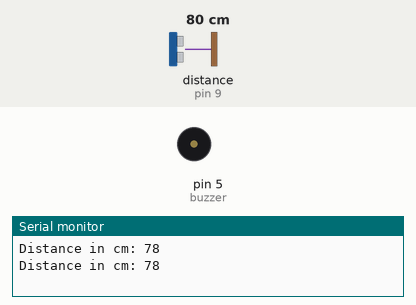
Bench run of a sketch on a simulated Arduino Uno, built with avr-gcc and run on an emulated ATmega328P. Shown: buzzer (waves = sounding), the last lines printed to the serial monitor. Wiring (inferred from the names in the program): ultrasonic range finder: trigger pin 8; echo pin 9. Inputs (shaded band) come from the test bench; at power-on: distance to the obstacle (sensor on pin 9) 80 cm. The echo pulse lasts 58.3 µs per cm.

Above: at 1.8 s.
1.9 s: distance to the obstacle (sensor on pin 9) set to 8 cm
3.4 s: distance to the obstacle (sensor on pin 9) set to 5 cm
At 4.26 s:
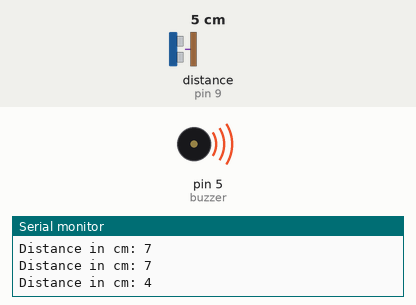
Timing chart, 0 to 13.5 s (numbered marks = the images above; inputs shaded):
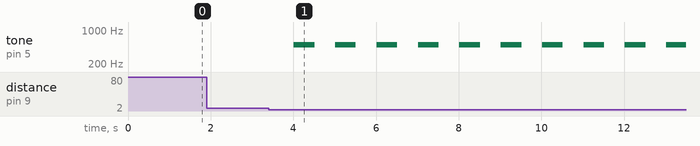

Measured:
- the behaviour switches between 7 and 6 cm on distance to the obstacle (sensor on pin 9) (found by bisection; images 0 and 1)
- after the input at 3.4 s, tone on pin 5 (buzzer): alternates 500 Hz for 0.50 s and silent for 0.50 s, starting after 0.61 s

The sketch:

distance_object_detection_and_buzzer.ino
```cpp
const int trig_pin = 8;
const int echo_pin = 9 ;
const int led = 4;
const int buzzer = 5;
long duration;
int distance;

void setup()
{
  pinMode(trig_pin , OUTPUT);
  pinMode(echo_pin ,INPUT);
  Serial.begin(9600);
}
void loop()
{
  digitalWrite(trig_pin, LOW);
  delayMicroseconds(50);
  digitalWrite(trig_pin, HIGH);
  delayMicroseconds(10);
  digitalWrite(trig_pin, LOW);
  duration = pulseIn (echo_pin, HIGH);
  distance = duration*0.034/2;
  if(distance < 10){
    digitalWrite(led,HIGH);
  }
  if(distance < 6){
    tone(buzzer,500,500);
  }
  Serial.println("Distance in cm: "+String(distance));
  delay(1000);
  digitalWrite(led,LOW);
}
```
